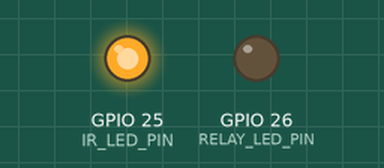
This sketch was run on a simulated ESP32. On the bench: output pins drawn as LEDs (lit = HIGH). What the sketch prints to the serial monitor is not drawn.

Above: at 0.1 s.
Timing chart, 0 to 1.6 s (numbered marks = the images above):
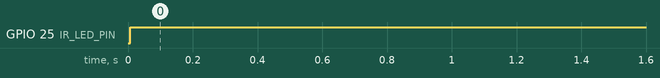

The sketch:

WemosD1R32_SimpleIRPositiveTrigger.ino
```cpp
// ARCHIVED 2026-10-26 (never deployed). Fires on any IR activity, including iPhone camera / Face ID IR. The bench board's
// CH340 USB interface failed (upload blocked on COM15/COM20, 2026-10-21). Replaced by the *_LaserTagIRTrigger sketches.
#include <Arduino.h>
#include <IRremote.hpp>

constexpr uint8_t IR_RECEIVER_PIN = 19;
constexpr uint8_t POSITIVE_TRIGGER_PIN = 27;
constexpr uint8_t IR_LED_PIN = 25;
constexpr uint8_t RELAY_LED_PIN = 26;
constexpr uint32_t TRIGGER_PULSE_MS = 500;
constexpr uint32_t HEARTBEAT_MS = 5000;
constexpr uint32_t IR_LED_HOLD_MS = 100;

bool positiveTriggerActive = false;
unsigned long positiveTriggerStartedAt = 0;
unsigned long lastHeartbeatAt = 0;
bool irActivitySeen = false;
unsigned long lastIrActivityAt = 0;

void setPositiveTrigger(bool active) {
  digitalWrite(POSITIVE_TRIGGER_PIN, active ? HIGH : LOW);
  digitalWrite(RELAY_LED_PIN, active ? HIGH : LOW);
  positiveTriggerActive = active;
  if (active) {
    positiveTriggerStartedAt = millis();
  }
}

void printHeartbeat() {
  Serial.print(F("Heartbeat: IR input GPIO"));
  Serial.print(IR_RECEIVER_PIN);
  Serial.print(F(", positive trigger output GPIO"));
  Serial.println(POSITIVE_TRIGGER_PIN);
}

// Raw receiver activity, so the LED lights even when IRremote can't decode the signal.
void updateIrLed(unsigned long now) {
  if (digitalRead(IR_RECEIVER_PIN) == LOW) {
    irActivitySeen = true;
    lastIrActivityAt = now;
  }
  digitalWrite(IR_LED_PIN, irActivitySeen && now - lastIrActivityAt < IR_LED_HOLD_MS ? HIGH : LOW);
}

void setup() {
  Serial.begin(115200);

  digitalWrite(POSITIVE_TRIGGER_PIN, LOW);
  pinMode(POSITIVE_TRIGGER_PIN, OUTPUT);
  digitalWrite(IR_LED_PIN, LOW);
  pinMode(IR_LED_PIN, OUTPUT);
  digitalWrite(RELAY_LED_PIN, LOW);
  pinMode(RELAY_LED_PIN, OUTPUT);
  IrReceiver.begin(IR_RECEIVER_PIN, DISABLE_LED_FEEDBACK);

  Serial.println(F("WeMos D1 R32 simple IR positive trigger ready"));
  Serial.print(F("Status LEDs: IR GPIO"));
  Serial.print(IR_LED_PIN);
  Serial.print(F(", relay GPIO"));
  Serial.println(RELAY_LED_PIN);
  printHeartbeat();
  lastHeartbeatAt = millis();
}

void loop() {
  unsigned long now = millis();

  updateIrLed(now);

  if (IrReceiver.decode()) {
    setPositiveTrigger(true);
    Serial.println(F("IR signal received; positive trigger HIGH for 500 ms"));
    IrReceiver.resume();
  }

  if (positiveTriggerActive && now - positiveTriggerStartedAt >= TRIGGER_PULSE_MS) {
    setPositiveTrigger(false);
  }

  if (now - lastHeartbeatAt >= HEARTBEAT_MS) {
    lastHeartbeatAt = now;
    printHeartbeat();
  }
}
```

Measured:
- by itself, GPIO 25 (IR_LED_PIN): LOW → HIGH at 0.01 s
